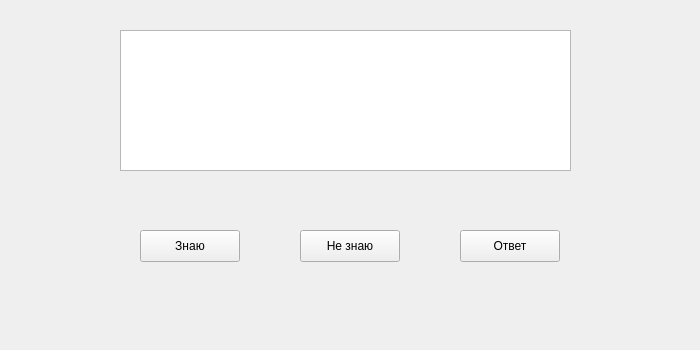
<?xml version="1.0" encoding="UTF-8"?>
<ui version="4.0">
 <class>training_form_question</class>
 <widget class="QWidget" name="training_form_question">
  <property name="geometry">
   <rect>
    <x>0</x>
    <y>0</y>
    <width>700</width>
    <height>350</height>
   </rect>
  </property>
  <property name="windowTitle">
   <string>Form</string>
  </property>
  <widget class="QTextEdit" name="front_training_field">
   <property name="geometry">
    <rect>
     <x>120</x>
     <y>30</y>
     <width>451</width>
     <height>141</height>
    </rect>
   </property>
  </widget>
  <widget class="QPushButton" name="btn_no">
   <property name="geometry">
    <rect>
     <x>300</x>
     <y>230</y>
     <width>100</width>
     <height>32</height>
    </rect>
   </property>
   <property name="text">
    <string>Не знаю</string>
   </property>
  </widget>
  <widget class="QPushButton" name="btn_yes">
   <property name="geometry">
    <rect>
     <x>140</x>
     <y>230</y>
     <width>100</width>
     <height>32</height>
    </rect>
   </property>
   <property name="text">
    <string>Знаю</string>
   </property>
  </widget>
  <widget class="QPushButton" name="btn_show_answer">
   <property name="geometry">
    <rect>
     <x>460</x>
     <y>230</y>
     <width>100</width>
     <height>32</height>
    </rect>
   </property>
   <property name="text">
    <string>Ответ</string>
   </property>
  </widget>
 </widget>
 <resources/>
 <connections/>
</ui>
